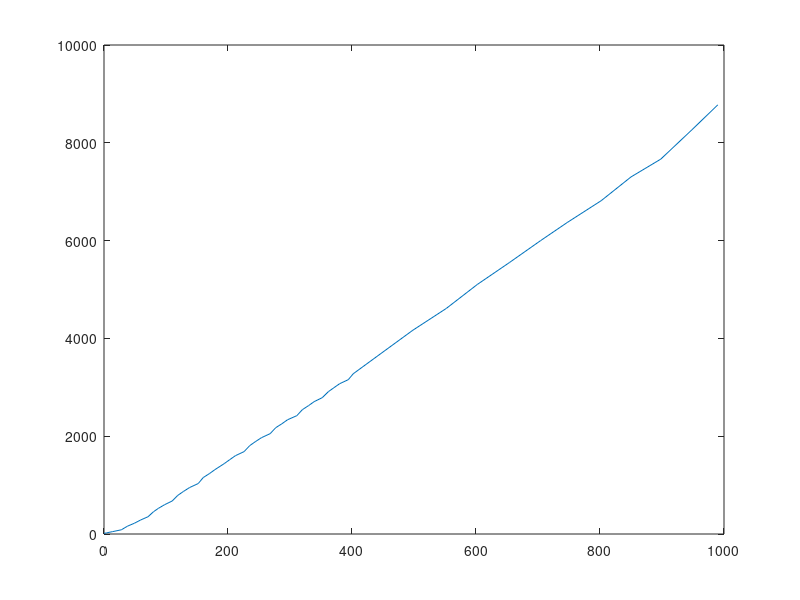

MATLAB code to generate this figure:
clear all; close all; clc;

t = [0 4 14 28 38 49 59 71 80 88 98 110 119 128 138 152 160 170 179 194 203 212 226 235 244 254 268 277 287 296 311 320 330 339 352 362 371 380 394 402 450 498 552 602 654 704 747 802 850 898 948 990];
ct = [12 23 49 86 161 220 286 353 457 527 601 675 790 869 950 1032 1154 1235 1317 1440 1522 1602 1685 1807 1887 1970 2052 2174 2255 2336 2420 2543 2626 2707 2788 2912 2993 3073 3156 3277 3722 4166 4612 5102 5552 5998 6369 6817 7302 7666 8263 8776];

plot(t,ct)